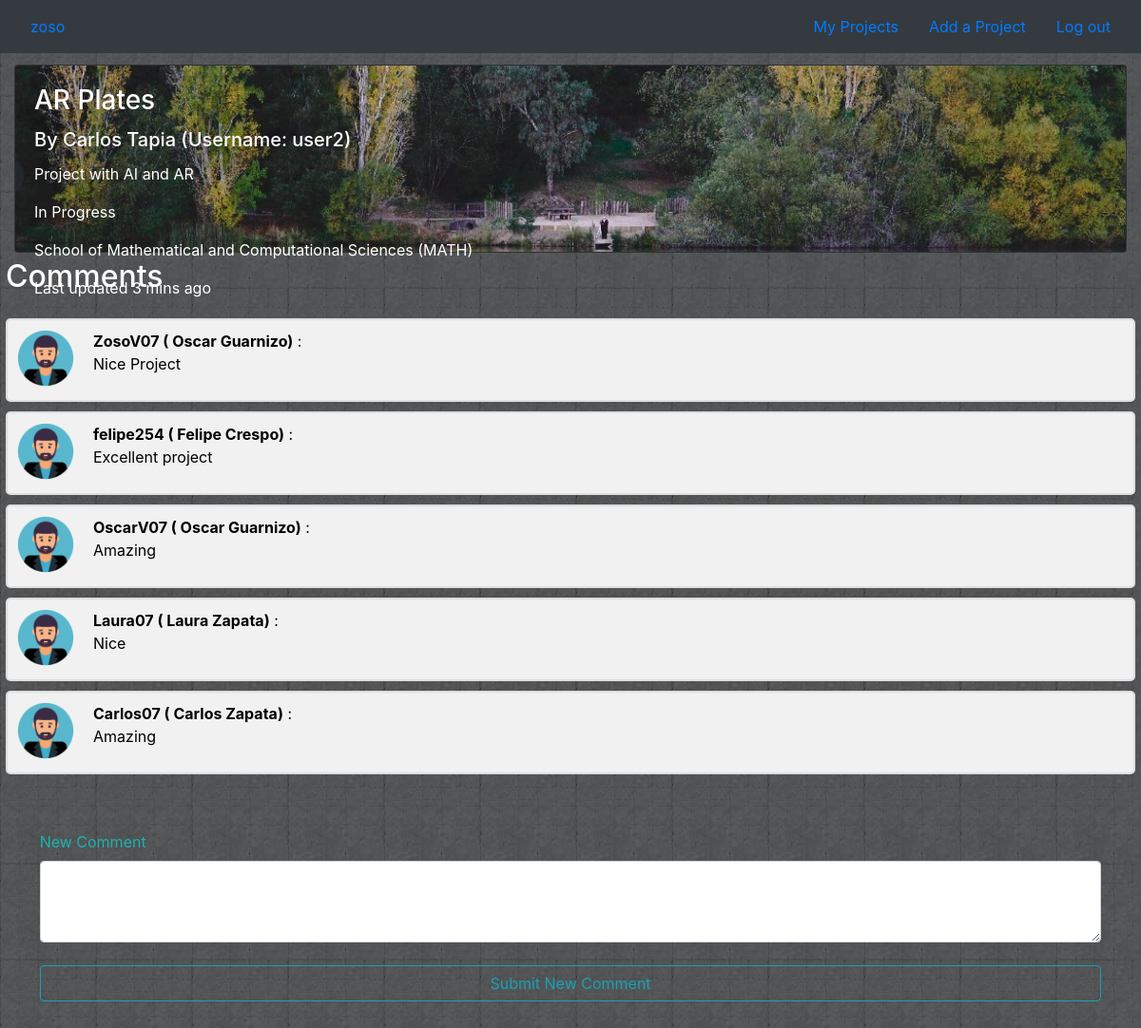
/home/MATH/1 (signed in), run on the app's committed database.
### projects/models.py (models this page shows, shortened)
class Project(models.Model):
    name = models.CharField(max_length=64)
    description = models.CharField(max_length=200)
    state = models.CharField(max_length=20)
    school = models.ForeignKey(School, on_delete=models.CASCADE, related_name="projects_school")
    comments = models.ManyToManyField(User, blank=True, related_name="reviews", through='Review')
    user = models.ForeignKey(User, default = "", on_delete=models.CASCADE, related_name="projects_user")

class School(models.Model):
    name = models.CharField(max_length=300)
    code = models.CharField(max_length=4)
    img = models.CharField(default ="",max_length=40)
    def __str__(self):
        return f"{self.name} ({self.code})"

class Review(models.Model):
    user = models.ForeignKey(User, on_delete = models.CASCADE)
    project = models.ForeignKey(Project, on_delete = models.CASCADE)
    comment = models.CharField(max_length=300)

### projects/views.py (the view)
# urls.py: path("home/<str:school_code>/<int:project_id>", views.project, name="project"),
def project(request, school_code, project_id):
    try:
        project = Project.objects.get(id=project_id)
    except Project.DoesNotExist:
        raise render(request, "projects/error.html",{"message": "No Project."})
    can_comment = False
    try:
        current_user_review = Review.objects.get(project = project, user = request.user)
    except Review.DoesNotExist:
        can_comment = True
    own_user = project.user == request.user
    context = {
        "project": project,
        "reviews": Review.objects.filter(project = project),
        "can_comment" : can_comment,
        "own_user" : own_user
    }
    return render(request, "projects/project.html", context)

### projects/templates/projects/project.html (shortened to what this page needs)
{% extends "projects/layout.html" %}
{% block body %}
<div class="container-fluid" style="padding-top: 1%;">
    <div class="row">
        <div class="col">
                <div class="card bg-dark text-white">
                        <img src="../../static/orders/project_img.jpg" class="card-img" alt="...">
                        <div class="card-img-overlay">
                          <h3 class="card-title">{{ project.name }}</h3>
                          <h5 class="card-title"> By {{ project.user.first_name }} {{ project.user.last_name }} (Username: {{ project.user.username }}) </h5>
                          <p class="card-text"> {{ project.description }} </p>
                          <p class="card-text"> {{ project.state }} </p>
                          <p class="card-text"> {{ project.school }} </p>
                          <p class="card-text">Last updated 3 mins ago</p>
                        </div>
                </div>
        </div>
    </div>
</div>
<div style="padding: 0.5%;">
<h2> Comments </h2>
<div class="my-4" id="messages">
    {% for review in reviews %}
    <div class="container_comments" style="color: black;">
        <img src="../../static/orders/profile.png" alt="Avatar">
        <strong> {{ review.user.username }} ( {{ review.user.first_name }} {{ review.user.last_name }})</strong> :
        <p> {{ review.comment }} </p>
    </div>
    {% endfor %}
</div>
{% if can_comment and not own_user %}
<form style="color: #1ab4ad; padding: 3%;" action="{% url 'submit_comment' project.school.code project.id %}" method="POST">
<div class="form-group">
        <label for="exampleFormControlTextarea1"> New Comment</label>
        <textarea class="form-control" id="exampleFormControlTextarea1" rows="3" name="comment"></textarea>
</div>
<div class="form-group">
    <button class="btn btn-outline-info btn-rounded btn-block my-4 waves-effect z-depth-0" type="submit">
    Submit New Comment
    </button>
</div>
{% endif %}
</form>
</div>
{% endblock %}

### projects/templates/projects/layout.html (shortened to what this page needs)
{% load static %}
<!DOCTYPE html>
<html lang="en" dir="ltr">
  <head>
    <link rel="stylesheet" href="https://stackpath.bootstrapcdn.com/bootstrap/4.3.1/css/bootstrap.min.css">
    <link rel="stylesheet" href="{% static 'orders/main.css' %}"/>
    <link rel="stylesheet" href="https://cdnjs.cloudflare.com/ajax/libs/font-awesome/4.7.0/css/font-awesome.min.css">
  </head>
  <body>
    <nav class="navbar navbar-default bg-dark navbar-dark" role="navigation">
      <ul class="nav navbar-left" >
          <li class="nav-item"><a class="nav-link active" href="/"> {{ user.username }}</a></li>
      </ul>
      <ul class="nav navbar-right" >
        {% if user.username %}
          <li class="nav-item"><a class="nav-link" href="{% url 'list_projects' user.username %}">My Projects</a></li>
        {% else %}
          <li class="nav-item"><a class="nav-link" href="">My Projects</a></li>
        {% endif %}
          <li class="nav-item"><a class="nav-link" href="{% url 'create_project' %}">Add a Project</a></li>
          <li class="nav-item"><a class="nav-link" href="/users/logout">Log out</a></li>
      </ul>
      </nav>
            {% block body %}
            {% endblock %}
  </body>
</html>

### projects/static/orders/main.css (style rules this page uses)
body { background-image: url( "img_black_texture2.jpg"); background-repeat: repeat; color: #ffffff; }
h1, h2, h3, h4, h5, h6 { color: #ffffff; }
.container_comments { border: 2px solid #dedede; background-color: #f1f1f1; border-radius: 5px; padding: 10px; margin: 10px 0; }
.container_comments::after { content: ""; clear: both; display: table; }
.container_comments img { float: left; max-width: 60px; width: 100%; margin-right: 20px; border-radius: 50%; }

### data on the page
Project: name "AR Plates", user.first_name "Carlos", user.last_name "Tapia", user.username "user2", description "Project with AI and AR", state "In Progress", school "School of Mathematical and Computational Sciences (MATH)"
Review: user.username "ZosoV07", user.first_name "Oscar", user.last_name "Guarnizo", comment "Nice Project"
Review: user.username "felipe254", user.first_name "Felipe", user.last_name "Crespo", comment "Excellent project"
Review: user.username "OscarV07", user.first_name "Oscar", user.last_name "Guarnizo", comment "Amazing"
Review: user.username "Laura07", user.first_name "Laura", user.last_name "Zapata", comment "Nice"
Review: user.username "Carlos07", user.first_name "Carlos", user.last_name "Zapata", comment "Amazing"

### other printed values
{{ user.username }} "zoso"
